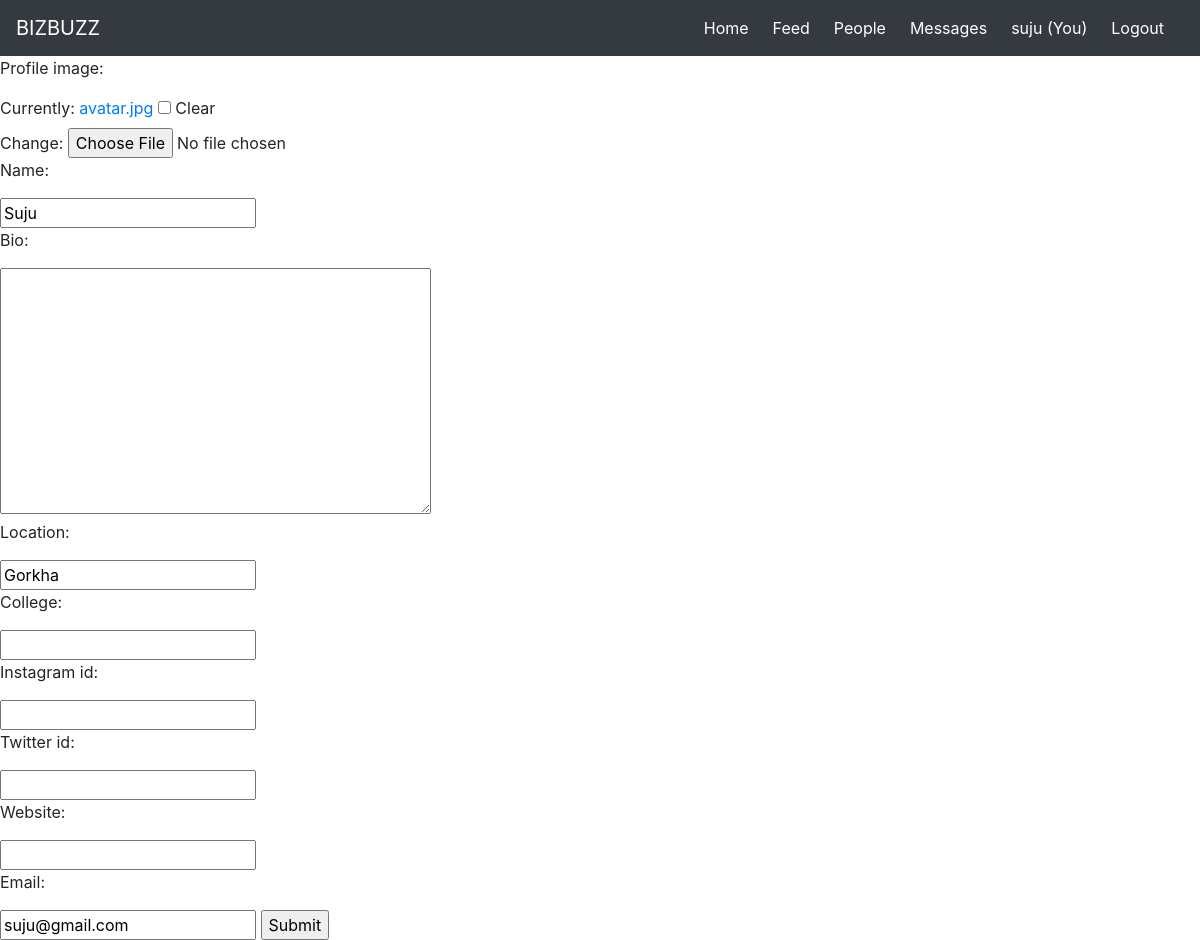
The page /users/updateUser/ (signed in) on the database its author committed.
### users/models.py (models this page shows)
class Profile(models.Model):
    user = models.OneToOneField(
        User, on_delete=models.CASCADE, null=True, blank=True)
    profile_image = models.ImageField(
        default="avatar.jpg", null=True, blank=True)
    name = models.CharField(max_length=200, null=True, blank=True)
    id = models.UUIDField(default=uuid.uuid4, unique=True,
                          editable=False, primary_key=True)
    bio = models.TextField(null=True, blank=True)
    location = models.CharField(max_length=200, null=True, blank=True)
    college = models.CharField(max_length=200, null=True, blank=True)
    instagram_id = models.CharField(max_length=200, null=True, blank=True)
    twitter_id = models.CharField(max_length=200, null=True, blank=True)
    website = models.URLField(max_length=200, null=True, blank=True)
    email = models.EmailField(max_length=200, null=True, blank=True)
    created = models.DateTimeField(auto_now_add=True)
    def __str__(self):
        return self.user.username

### users/views.py (the view, shortened to what this page needs)
# urls.py: path('updateUser/', views.updateUser, name="updateUser"),
@login_required(login_url='login')
def updateUser(request):
    profile = request.user.profile
    form = ProfileForm(instance=profile)
    context = {'form': form}
    return render(request, "users/update-user.html", context)

### users/forms.py
class ProfileForm(ModelForm):
    class Meta:
        model = Profile
        fields = '__all__'
        exclude = ['user', 'created']

### users/templates/users/update-user.html (shortened to what this page needs)
{% extends 'main.html' %}
{% block content %}
    <form action="" method="post" enctype="multipart/form-data">
        {% for field in form %}
         <p>{{field.label}}:</p>
            {{field}}
        {% endfor %}
    <input type="submit" value="Submit">
    </form>
{% endblock content %}

### templates/navbar.html (shortened to what this page needs)
  <nav class="navbar navbar-expand-lg navbar-dark bg-dark">
    <a class="navbar-brand" href="{% url 'posts' %}">BIZBUZZ</a>
    <div class="collapse navbar-collapse" id="navbarNav">
      <ul class="navbar-nav ml-auto mr-2">
        <li class="nav-item active ml-1 mr-1">
          <a class="nav-link" href="{% url 'posts' %}">Home <span class="sr-only">(current)</span></a>
        </li>
        <li class="nav-item active ml-1 mr-1">
          <a class="nav-link" href="{% url 'posts' %}">Feed</a>
        </li>
        <li class="nav-item active ml-1 mr-1">
          <a class="nav-link disabled" href="{% url 'users' %}">People</a>
        </li>
        <li class="nav-item active ml-1 mr-1">
          <a class="nav-link disabled" href="{% url 'inbox' %}">Messages</a>
        </li>
        {% if request.user.is_authenticated %}
        <li class="nav-item active ml-1 mr-1">
          <a class="nav-link disabled" href="{% url 'profile' request.user.profile.id %}">{{request.user.profile}} (You) </a>
        </li>
        {% endif %}
        <li class="nav-item active ml-1 mr-1">
          <a class="nav-link disabled" href="{% url 'logout' %}">Logout</a>
        </li>
      </ul>
    </div>
  </nav>

### rows shown on the page
Profile: form "Suju" "Gorkha" "suju@gmail.com"

### other values the page prints
{{ request.user.profile }} "suju"
{{ field.label }} "Profile image" "Name" "Bio" "Location" "College" "Instagram id" "Twitter id" "Website" "Email"
